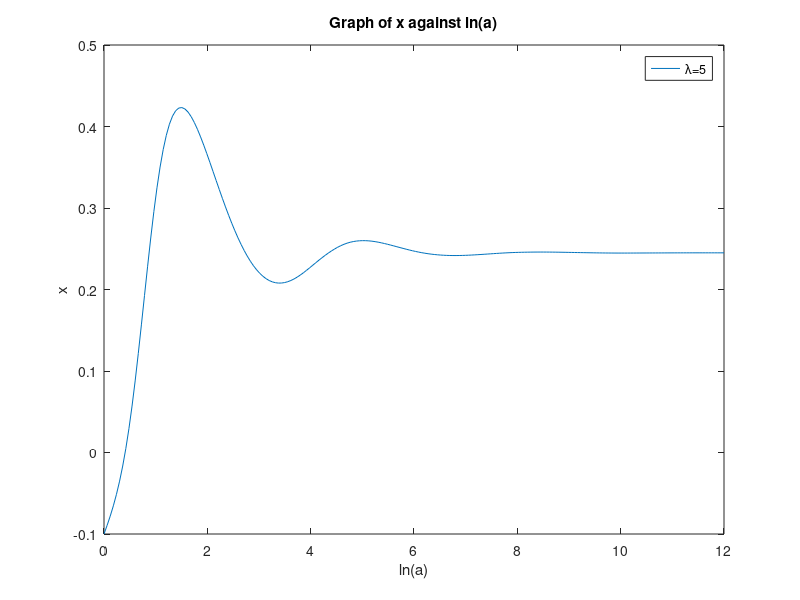

Write MATLAB code to recreate this figure. (Note: this script raises an error after producing the figure.)
 function scalarfield2
    %tstart, tend and the number of time steps
   
    tstart = 0;
    tend = 12;
    n = 200;
    tspan = linspace(tstart,tend,n);
    %initial conditions 
    minit = [-0.1;0.1;0.9];
    
    % matrix m contains all dependant variables
    [t,m] = ode45(@integratingfunction, tspan, minit);
    %output variables:
    x = m(:,1);
    
    y = m(:,2);
    
    z = m(:,3);
    
 
    
    
    %plots 
    figure(1);
    
    plot(t,x);
    title('Graph of x against ln(a)');
    legend('\lambda=5');
    xlabel('ln(a)');
    ylabel('x');
    hold on
    F=3.*(y.^2)-3.*(x.^2)-(z.^2)-1;
   
   plot(t,F,'R--');
    figure(2);
    
    
    
    plot(t,y);
    title('Graph of y against ln(a)');
    legend('\lambda=5');
    hold on
    xlabel('ln(a)');
    ylabel('y');
    
     plot(t,F,'R--');
     
    figure(3);
    
    plot(t,z);
     title('Graph of z against ln(a)');
    legend('\lambda=5');
    hold on
    xlabel('ln(a)');
    ylabel('z');
    
     plot(t,F,'R--');
     
   figure(4);
   
    
   plot3(x,y,z,'-');
   xlabel('x');
   ylabel('y');
   zlabel('z');
   axis([-1 1 0 1 0 1]);
   legend('hide');
   hold on
   
   %Boundary identifying accelerating regime
   x1=linspace(-1,1,100);
   y1=linspace(0,1,100);
   [X,Y]=meshgrid(x1,y1);
   z1=sqrt(3.*(Y.^2)-3.*(X.^2)-1);
   plot3(X,Y,z1,'G-');
   
   figure(5);
   omega_phi=(x.^2)+(y.^2);
   
   plot(t,omega_phi);
   xlabel('ln(a)');
   ylabel('\Omega_{\phi}');
   axis([0 12 0 1.4 ]);
   legend('\lambda=5');
    
   hold on
  
   figure(6);
   
   
   %acceleration condition
   F=3.*(y.^2)-3.*(x.^2)-(z.^2)-1;
   
   plot(t,F,'R--');
   xlabel('ln(a)');
   ylabel('\Omega_{\phi}');
   legend('Acceleration condition')
   hold on
   plot(t,omega_phi,'B-');
   
   
    
    
    
    
    
   %Intergration function
    
   
        function ddt = integratingfunction(t,m)
            %Constants 
            
            lambda=5;
            
            x=m(1);
            
            y=m(2);
            
            z=m(3);
            
           
            
          % ODE’s:
            ddt = zeros(size(m));
            ddt(1) = -3.*x + lambda.*sqrt(3./2).*(y.^2)+x.*(2.*(z.^2)+3.*(x.^2)+(3./2).*(1-(x.^2)-(y.^2)-(z.^2)));
            ddt(2) = -lambda.*sqrt(3./2).*x.*y+y.*(2.*(z.^2)+3.*(x.^2)+(3./2).*(1-(x.^2)-(y.^2)-(z.^2)));
            ddt(3) =-2.*z+2.*(z.^3)+z.*(3.*(x.^2)+(3./2).*(1-(x.^2)-(y.^2)-(z.^2)));
        
 




